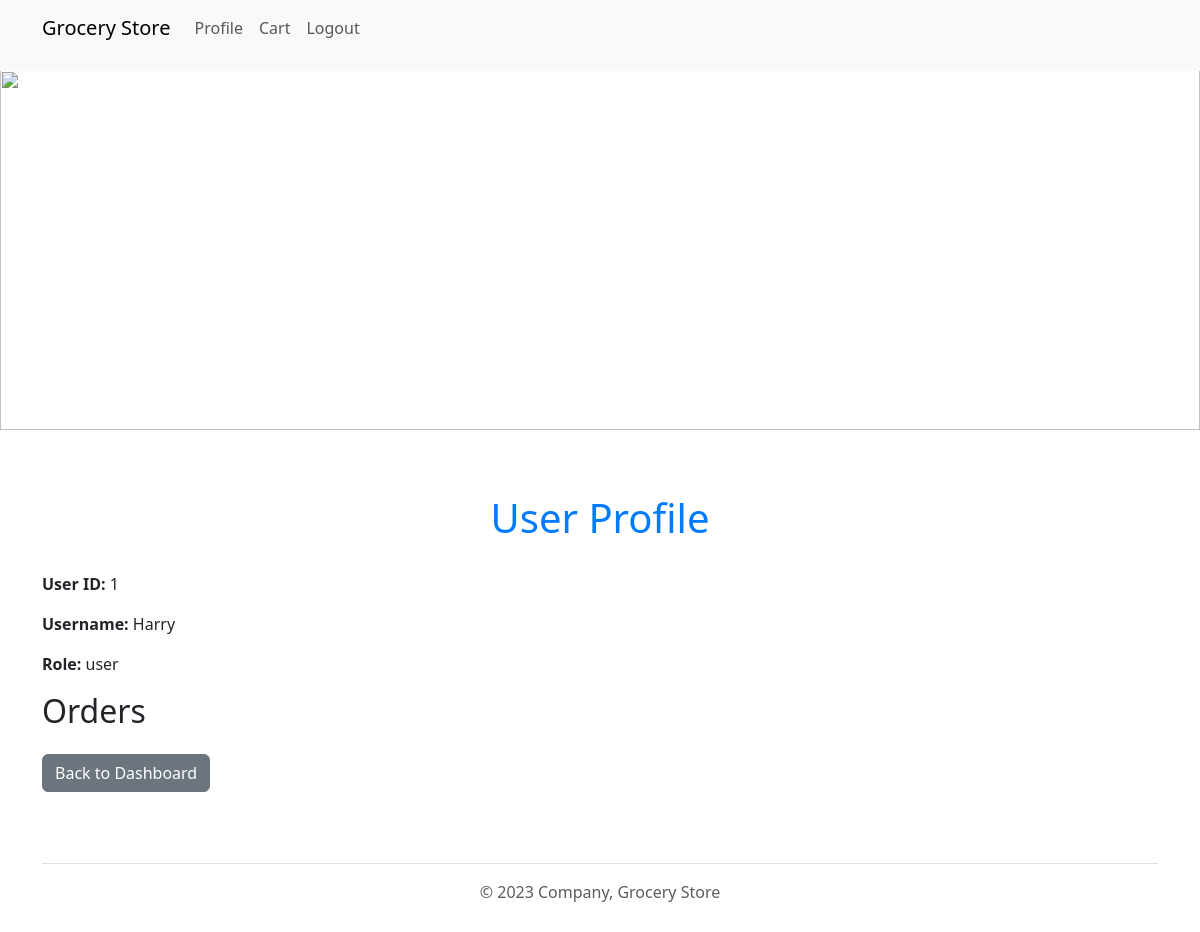
The page /profile (signed in) on the database as committed earlier.
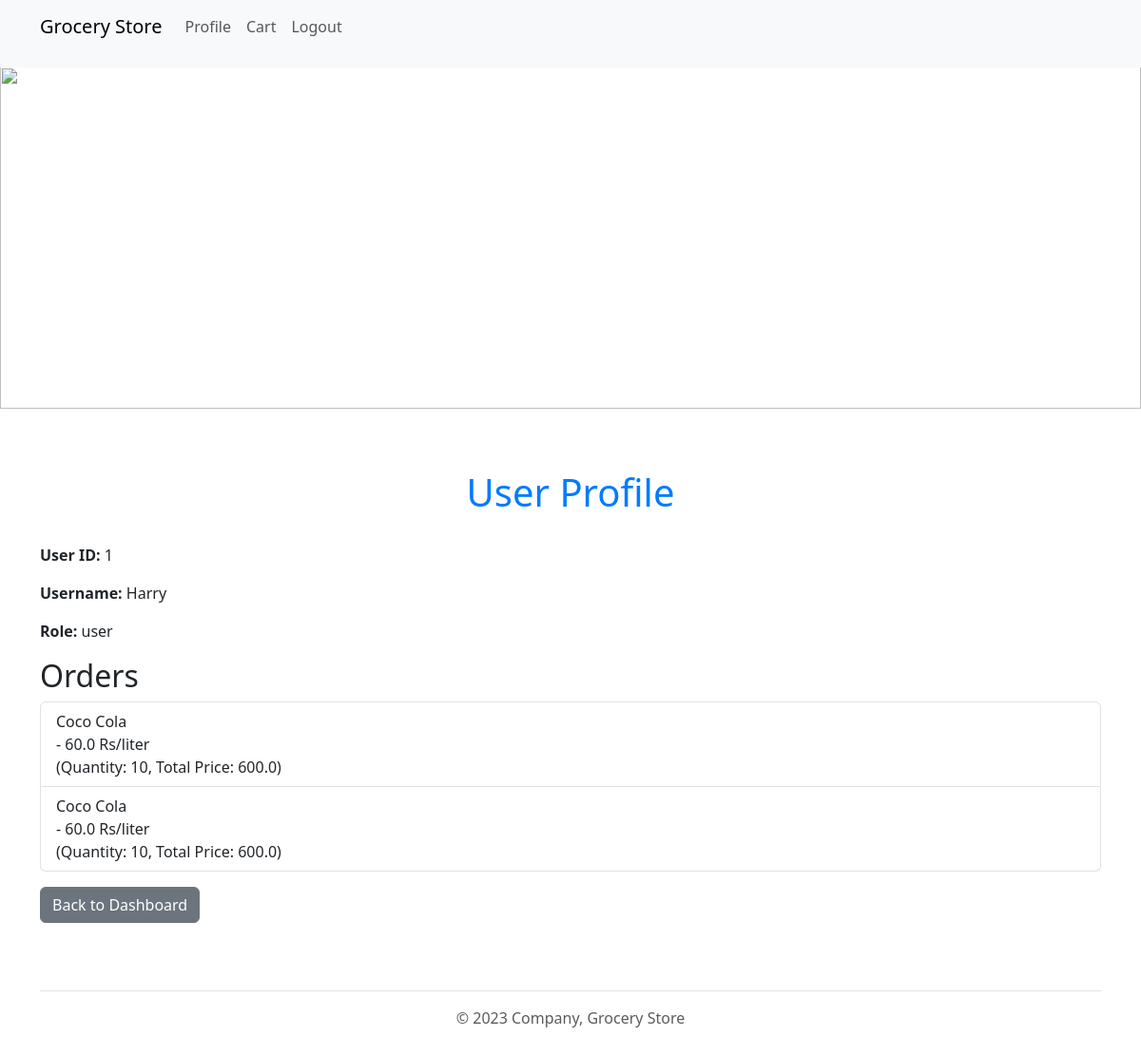
The same page on the database as committed later.
### application/models.py (models this page shows, shortened)
class Users(UserMixin, db.Model):
    __tablename__ = "users"
    user_id = db.Column(db.Integer, primary_key=True, autoincrement=True)
    user_name = db.Column(db.String(200), unique=True, nullable=False)
    password = db.Column(db.String(200), nullable=False)
    role = db.Column(db.String(200), nullable=False)

class Orders(db.Model):
    __tablename__ = "orders"
    order_id = db.Column(db.Integer, primary_key=True, autoincrement=True)
    user_id = db.Column(db.Integer, db.ForeignKey('users.user_id', onupdate='CASCADE'), nullable=False)
    item_id = db.Column(db.Integer, db.ForeignKey('products.product_id', onupdate='CASCADE'), nullable=False)
    quantity = db.Column(db.Integer, nullable=False, default=1)
    item = db.relationship('Products', backref=db.backref('Items', lazy=True))

class Products(db.Model):
    __tablename__ = "products"
    product_id = db.Column(db.Integer, primary_key=True, autoincrement=True)
    product_name = db.Column(db.String(200), nullable=False)
    manufacture_date = db.Column(db.Date)
    expiry_date = db.Column(db.Date)
    rate_per_unit = db.Column(db.Float, nullable=False)
    unit = db.Column(db.String(200), nullable=False, default='Rs')
    section_id = db.Column(db.Integer, db.ForeignKey('sections.section_id', onupdate='CASCADE'))
    section = db.relationship('Sections', backref=db.backref('products', lazy=True))
    quantity_available = db.Column(db.Integer, db.CheckConstraint('quantity_available >= 0', name='check_min_quantity') , nullable=False)

### application/controllers.py (the view)
@app.route('/profile')
def profile():
    orders = Orders.query.filter_by(user_id=current_user.user_id)
    return render_template('profile.html', user=current_user, orders=orders)

### application/controllers.py (called while the page is built)
@login_manager.user_loader
def load_user(user_id):
    return Users.query.get(int(user_id))

### templates/profile.html (shortened to what this page needs)
<!DOCTYPE html>
<html>
<head>
    <link href="https://cdn.jsdelivr.net/npm/bootstrap@5.3.0/dist/css/bootstrap.min.css" rel="stylesheet">
    <link rel="stylesheet" type="text/css" href="{{ url_for('static', filename='styles.css') }}">
</head>
<body>
    {% include 'header.html' %}
    {% include 'banner.html' %}
    <div class="container mt-5">
        <h1>User Profile</h1>
        <p><strong>User ID:</strong> {{ user.user_id }}</p>
        <p><strong>Username:</strong> {{ user.user_name }}</p>
        <p><strong>Role:</strong> {{ user.role }}</p>
    <h2>Orders</h2>
    <ul class="list-group">
        {% for order in orders %}
        <li class="list-group-item d-flex justify-content-between align-items-center">
            {{ order.item.product_name }} <br>
            - {{ order.item.rate_per_unit }} {{ order.item.unit }} <br>(Quantity: {{ order.quantity }}, Total Price: {{ order.quantity * order.item.rate_per_unit}})
        </li>
        {% endfor %}
    </ul>
    <a href="{{ url_for('user_dashboard') }}" class="btn btn-secondary mt-3">Back to Dashboard</a>
    </div>
    {% include 'footer.html' %}
</body>
</html>

### templates/header.html (shortened to what this page needs)
<header class="navbar navbar-expand-lg navbar-light bg-light fixed-top">
    <div class="container">
        <a class="navbar-brand" href="{{ url_for('user_dashboard') }}">Grocery Store</a>
        <div class="collapse navbar-collapse" id="navbarNav">
            <ul class="navbar-nav ml-auto">
                <li class="nav-item active">
                    <a class="nav-link" href="{{ url_for('profile') }}">Profile</a>
                </li>
                <li class="nav-item">
                    <a class="nav-link" href="{{ url_for('view_cart') }}">Cart</a>
                </li>
                <li class="nav-item">
                    <a class="nav-link" href="{{ url_for('logout') }}">Logout</a>
                </li>
            </ul>
        </div>
    </div>
</header>

### templates/banner.html (shortened to what this page needs)
  <img src="/static/banner.jpg" id="banner" >

### templates/footer.html
<div class="container">
    <footer class="py-3 my-4">
      <p class="text-center text-body-secondary border-top pt-3 mt-3">&copy; 2023 Company, Grocery Store</p>
    </footer>
</div>

### static/styles.css (style rules this page uses)
body { padding-top: 70px; }
h1 { color: #007bff; text-align: center; margin-bottom: 30px; }
a { display: block; text-align: center; font-size: 18px; margin-bottom: 15px; text-decoration: none; color: #007bff; }

### templates/banner.html (style rules this page uses)
#banner { height: 360px; width: 100%; object-fit: cover; margin-bottom: 16px; }

Rows that differ between the two databases and show on the page:
added Orders: item.product_name "Coco Cola", item.rate_per_unit "60.0", item.unit "Rs/liter", quantity "10", order.quantity*order.item.rate_per_unit "600.0"
added Orders: item.product_name "Coco Cola", item.rate_per_unit "60.0", item.unit "Rs/liter", quantity "10", order.quantity*order.item.rate_per_unit "600.0"
